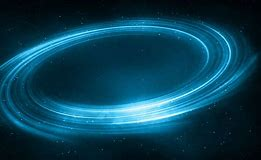
//> input picture Project/8.29/2.jpg, 261 x 160 px
$ ./024.histogram   (built with g++ and OpenCV 4)
//> lines starting //> are read from the running program, lines starting //| are printed output that depends on the picture
#include<opencv2/opencv.hpp>
#include<iostream>
#include<math.h>

using namespace std;
using namespace cv;
Mat src, dst, gray_src;
int main(int argc, char** argv) {
	src = imread("C:/Users/Admin/Desktop/opencv/Project/8.29/2.jpg", IMREAD_COLOR);//src 缩写为源文件 打开的文件名要加上格式 比如 jpg
//> src is the input picture: 160 rows x 261 cols, CV_8UC3; mean B, G, R 85.9, 64.6, 10.2
	if (src.empty())
	{
		printf("could not load image....\n");
		return -1;//返回值为-1 表示异常
	}
	namedWindow("input", CV_WINDOW_AUTOSIZE);//创建一个窗口并命名
	namedWindow("output", CV_WINDOW_AUTOSIZE);//创建一个窗口并命名
	imshow("input", src);//在指定窗口显示指定图片


	cvtColor(src, gray_src, COLOR_BGR2GRAY);
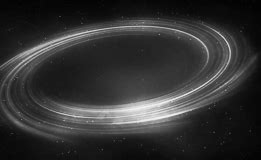
//> gray_src: 160 rows x 261 cols, CV_8UC1; min 2, max 246, mean 50.7


	imshow("gray", gray_src);
	equalizeHist(gray_src, dst);
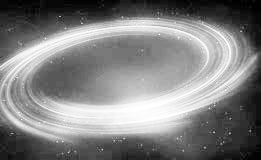
//> dst: 160 rows x 261 cols, CV_8UC1; min 0, max 255, mean 128.9


	imshow("output", dst);


	waitKey(0);
	return 0;
}

$ run again, with Project/8.29/1.jpg copied over Project/8.29/2.jpg
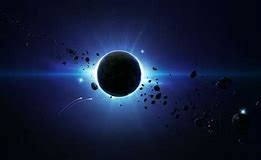
//> input picture Project/8.29/1.jpg, 261 x 160 px
//> src is the input picture: 160 rows x 261 cols, CV_8UC3; mean B, G, R 55.5, 27.9, 18.3
//> `cvtColor(src, gray_src, COLOR_BGR2GRAY);`:
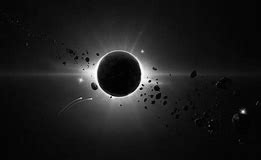
//> gray_src: 160 rows x 261 cols, CV_8UC1; min 0, max 254, mean 28.2
//> `equalizeHist(gray_src, dst);`:
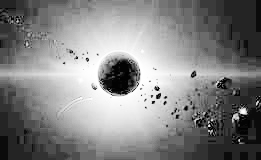
//> dst: 160 rows x 261 cols, CV_8UC1; min 0, max 255, mean 131.1

$ run again, with Project/8.29/11.jpg copied over Project/8.29/2.jpg
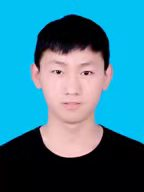
//> input picture Project/8.29/11.jpg, 144 x 192 px
//> src is the input picture: 192 rows x 144 cols, CV_8UC3; mean B, G, R 147.1, 124.6, 53.8
//> `cvtColor(src, gray_src, COLOR_BGR2GRAY);`:
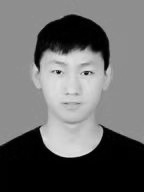
//> gray_src: 192 rows x 144 cols, CV_8UC1; min 0, max 227, mean 105.9
//> `equalizeHist(gray_src, dst);`:
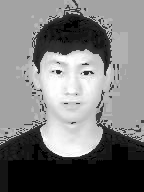
//> dst: 192 rows x 144 cols, CV_8UC1; min 0, max 255, mean 122.4
